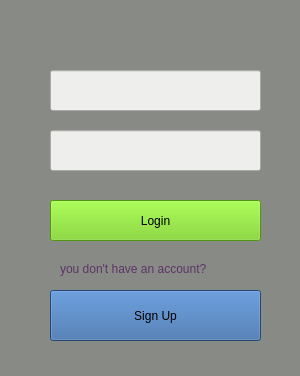
<?xml version="1.0" encoding="UTF-8"?>
<ui version="4.0">
 <class>MainWindow</class>
 <widget class="QMainWindow" name="MainWindow">
  <property name="geometry">
   <rect>
    <x>0</x>
    <y>0</y>
    <width>300</width>
    <height>376</height>
   </rect>
  </property>
  <property name="windowTitle">
   <string>Login</string>
  </property>
  <property name="styleSheet">
   <string notr="true">background-color:rgb(136, 138, 133);</string>
  </property>
  <widget class="QWidget" name="centralwidget">
   <widget class="QLineEdit" name="text_id">
    <property name="geometry">
     <rect>
      <x>50</x>
      <y>70</y>
      <width>211</width>
      <height>41</height>
     </rect>
    </property>
    <property name="toolTip">
     <string>&lt;html&gt;&lt;head/&gt;&lt;body&gt;&lt;p&gt;ID&lt;/p&gt;&lt;/body&gt;&lt;/html&gt;</string>
    </property>
    <property name="styleSheet">
     <string notr="true">background-color:rgb(238, 238, 236)</string>
    </property>
   </widget>
   <widget class="QLineEdit" name="text_password">
    <property name="geometry">
     <rect>
      <x>50</x>
      <y>130</y>
      <width>211</width>
      <height>41</height>
     </rect>
    </property>
    <property name="toolTip">
     <string>&lt;html&gt;&lt;head/&gt;&lt;body&gt;&lt;p&gt;Password&lt;/p&gt;&lt;/body&gt;&lt;/html&gt;</string>
    </property>
    <property name="styleSheet">
     <string notr="true">background-color:rgb(238, 238, 236);</string>
    </property>
    <property name="echoMode">
     <enum>QLineEdit::Password</enum>
    </property>
   </widget>
   <widget class="QPushButton" name="button_login">
    <property name="geometry">
     <rect>
      <x>50</x>
      <y>200</y>
      <width>211</width>
      <height>41</height>
     </rect>
    </property>
    <property name="styleSheet">
     <string notr="true">background-color:rgb(115, 210, 22);</string>
    </property>
    <property name="text">
     <string>Login</string>
    </property>
   </widget>
   <widget class="QPushButton" name="button_signup">
    <property name="geometry">
     <rect>
      <x>50</x>
      <y>290</y>
      <width>211</width>
      <height>51</height>
     </rect>
    </property>
    <property name="styleSheet">
     <string notr="true">background-color:rgb(52, 101, 164);</string>
    </property>
    <property name="text">
     <string>Sign Up</string>
    </property>
   </widget>
   <widget class="QLabel" name="label">
    <property name="geometry">
     <rect>
      <x>60</x>
      <y>260</y>
      <width>191</width>
      <height>17</height>
     </rect>
    </property>
    <property name="styleSheet">
     <string notr="true">color:rgb(92, 53, 102)</string>
    </property>
    <property name="text">
     <string>you don't have an account?</string>
    </property>
   </widget>
  </widget>
  <widget class="QMenuBar" name="menubar">
   <property name="geometry">
    <rect>
     <x>0</x>
     <y>0</y>
     <width>300</width>
     <height>22</height>
    </rect>
   </property>
  </widget>
  <widget class="QStatusBar" name="statusbar"/>
 </widget>
 <resources/>
 <connections/>
</ui>
